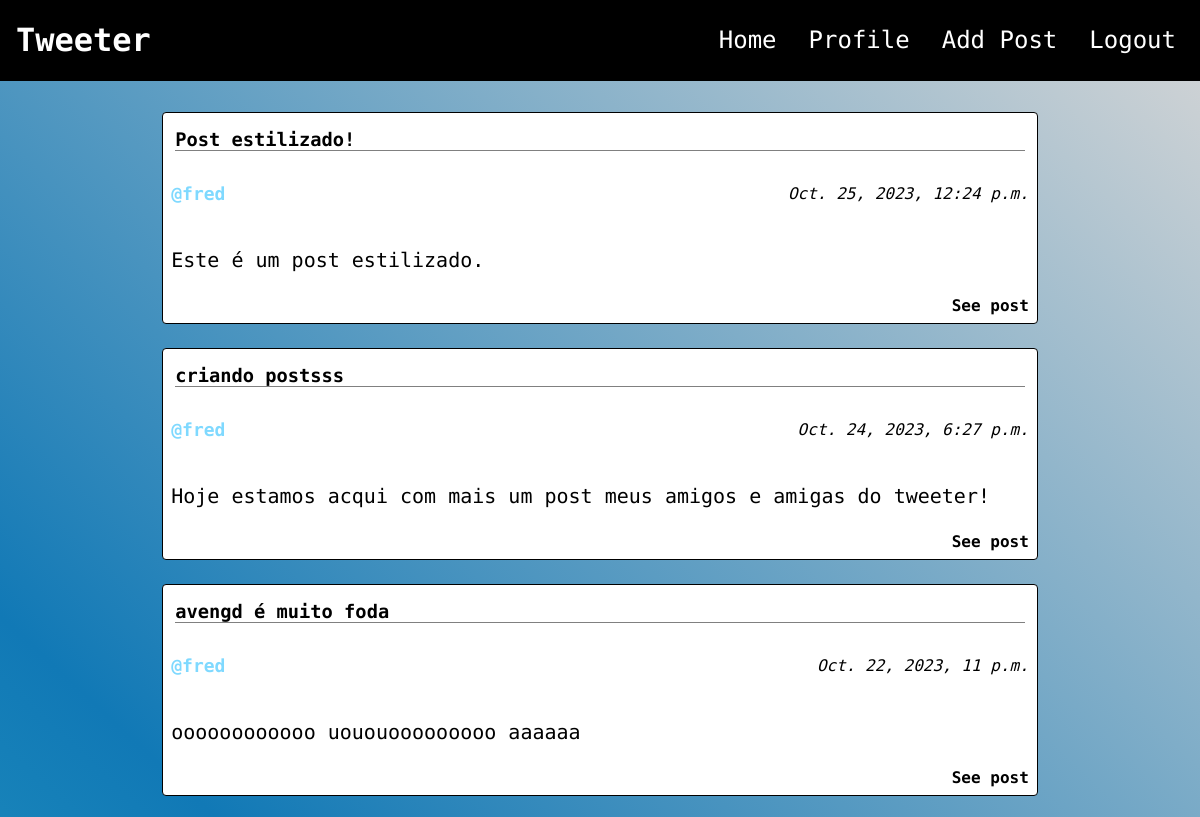
Page / (signed in, upper part) on the earlier database version.
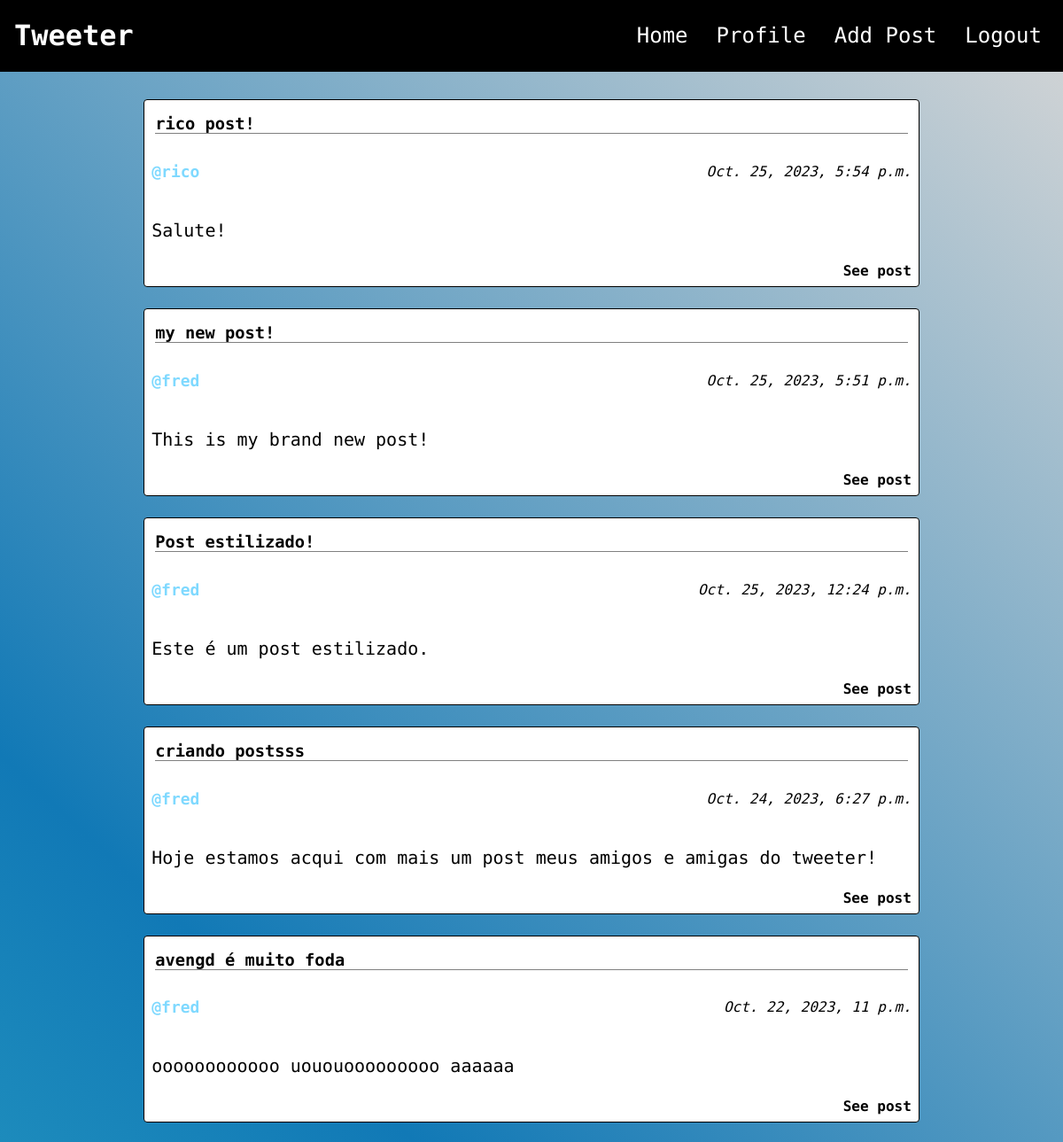
Same page on the later database version.
### post/models.py (models this page shows, shortened)
class Post(models.Model):
    title = models.CharField(max_length=100)
    slug = models.SlugField(max_length=200, unique=True)
    author = models.ForeignKey(get_user_model(), on_delete=models.CASCADE)
    content = models.TextField(max_length=360)
    created_on = models.DateTimeField(auto_now_add=True)
    status = models.IntegerField(choices=STATUS, default=0)
    class Meta:
        ordering = ["-created_on"]

### post/views.py (the view)
# urls.py: path("", PostList.as_view(), name="home"),
class PostList(generic.ListView):
    queryset = Post.objects.filter(status=1).order_by("-created_on")
    template_name = "index.html"

### post/templates/index.html (shortened to what this page needs)
{% extends "base.html" %}
{% block content %}
    <div class="feed">
        {% if user.is_authenticated %}
            {% for post in post_list %}
                <div class="post-container">
                    <h3 class="post-title">{{ post.title }}</h3>
                    <div class="post-info"><h4 class="post-author">@{{ post.author }}</h4><p class="post-date">{{ post.created_on }}</p></div>
                    <p class="post-content">{{ post.content }}</p>
                    <a href="{% url "post_detail" post.slug %}" style="text-decoration: none; text-align: end; color: black; font-weight: 700;">See post</a>
                </div>
            {% endfor %}
        {% else %}
                <h3 style="text-align: center; font-size: 32px; color: white; margin-top: 20%;">
                    You need to Login or Sign Up to use Tweeter!
                </h3>
        {% endif %}
    </div>
{% endblock content %}

### user/templates/base.html (shortened to what this page needs)
{% load static %}
<!DOCTYPE html>
<html lang="en">
<head>
    <link rel="stylesheet" href="{% static "css/styles.css" %}">
</head>
<body>
    <header>
        <h1>Tweeter</h1>
        <ul>
            {% if user.is_authenticated %}
            <li><a href="{% url 'home' %}">Home</a></li>
            <li><a href="{% url 'user_profile' user.profile.id %}">Profile</a></li>
            <li><a href="{% url 'create_post' %}">Add Post</a></li>
            <li><a href="{% url "logout" %}">Logout</a></li>
            {% else %}
            <li><a href="{% url 'login' %}">Login</a></li>
            <li><a href="{% url "signup" %}">Signup</a></li>
            {% endif %}
        </ul>
    </header>
{% block content %}
{% endblock %}
</body>
</html>

### user/static/css/styles.css (style rules this page uses)
* { font-family: 'Roboto Mono', monospace; scrollbar-width: none; }
body { margin: 0; padding: 0; box-sizing: border-box; list-style: none; text-decoration: none; background-image: linear-gradient(43deg, #47cad1 0%, #1179b6 50%, #3333); }
header { background-color: black; padding: 0 16px; width: 98%; color: white; display: flex; align-items: center; font-family: Arial, Helvetica, sans-serif; justify-content: space-between; position: fixed; top: 0; }
header ul { margin-right: 16px; display: flex; list-style: none; justify-content: center; margin: 0; }
header ul li { margin: 0 8px; color: white; font-size: 24px; padding: 8px; }
ul li a { color: white; text-decoration: none; }
.feed { margin-top: 80px; padding: 32px 64px; min-height: 100vh; }
.post-container { display: flex; flex-direction: column; width: 80%; margin: 0 auto 24px; padding: 8px; border-radius: 4px; border: 1px solid black; background-color: white; }
.post-title { margin: 8px 4px; border-bottom: 0.5px solid gray; }
.post-info { display: flex; justify-content: space-between; align-items: center; }
.post-author { color: rgb(127, 217, 255); font-size: 18px; }
.post-date { font-style: italic; }
.post-content { font-size: 20px; text-align: start; margin-bottom: 24px; }

Differences in the rows shown:
added Post: title "rico post!", author "rico", created_on "Oct. 25, 2023, 5:54 p.m.", content "Salute!"
added Post: title "my new post!", author "fred", created_on "Oct. 25, 2023, 5:51 p.m.", content "This is my brand new post!"
